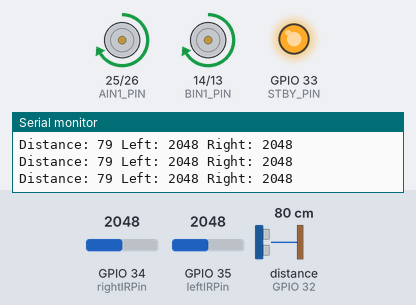
Recording of a sketch running on a simulated ESP32. On the bench: motor-driver pin pairs drawn as motors (green arrow = first pin HIGH = forward, orange = second pin HIGH = backward, longer = more drive, scaled by the enable pin, stopped while the standby pin is LOW), output pins drawn as LEDs (lit = HIGH), the last lines printed to the serial monitor. Wiring (inferred from the names in the program): ultrasonic range finder: trigger GPIO 18; echo GPIO 32. The inputs (shaded band) are chosen by the test bench; at power-on: GPIO 34 (rightIRPin) = 2048, distance to the obstacle (sensor on GPIO 32) 80 cm, GPIO 35 (leftIRPin) = 2048. The echo pulse lasts 58.3 µs per cm; pins used as bus, display or sensor lines are not drawn.

Above: at 6.2 s.
6.3 s: GPIO 34 (rightIRPin) set to 519
7.8 s: GPIO 34 (rightIRPin) set to 453
At 8.1 s:
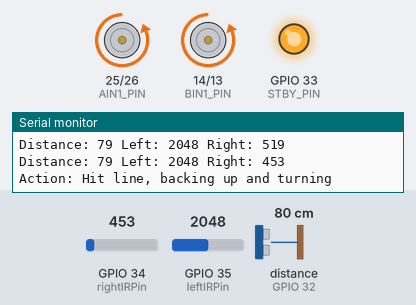
10.8 s: GPIO 34 (rightIRPin) set to 540
At 13.0 s:
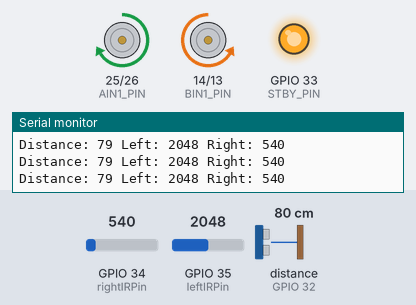
13.8 s: distance to the obstacle (sensor on GPIO 32) set to 43 cm
16.8 s: distance to the obstacle (sensor on GPIO 32) set to 36 cm
At 17.3 s:
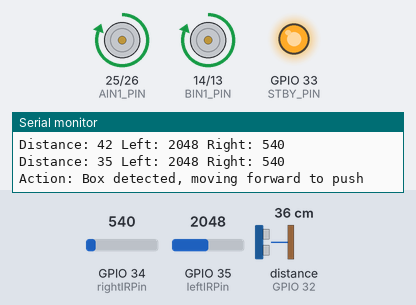
18.3 s: GPIO 35 (leftIRPin) set to 546
19.8 s: GPIO 35 (leftIRPin) set to 470
At 20.7 s:
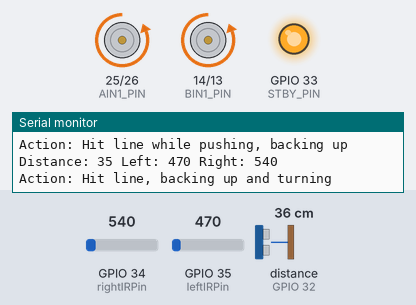
Timing chart, 0 to 22.3 s (numbered marks = the images above; inputs shaded):
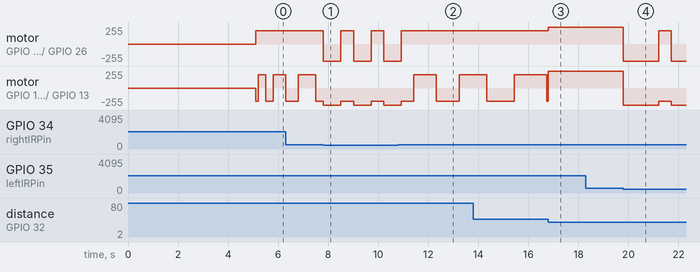

The sketch:

sum2.ino
```cpp
// Motor Control Pins for your robot
#define STBY_PIN 33
#define AIN1_PIN 25
#define AIN2_PIN 26
#define PWMA_PIN 27
#define BIN1_PIN 14
#define BIN2_PIN 13
#define PWMB_PIN 12

// Ultrasonic Sensor Pins for your robot
#define TRIG_PIN 18  // Trigger pin
#define ECHO_PIN 32  // Echo pin

// Sensor Pins for your robot
const int leftIRPin = 35;     // Left line detection IR sensor
const int rightIRPin = 34;    // Right line detection IR sensor

// Constants
const int LINE_THRESHOLD = 500;  // Adjust based on your IR sensor readings
const int DISTANCE_THRESHOLD = 40;  // Adjust based on your ultrasonic sensor readings (in cm)
const int PUSH_SPEED = 255;      // Maximum speed for pushing
const int SEARCH_SPEED = 200;    // Speed while searching
const int BACKUP_TIME = 700;     // Time to back up when hitting line

// Spiral search parameters
unsigned long lastDirectionChange = 0;
unsigned long spiralDuration = 100;  // Initial duration for each spiral segment
const unsigned long SPIRAL_INCREMENT = 200;  // How much to increase the duration each spiral
int currentSpiral = 0;  // Keep track of spiral iterations

void setup() {
  Serial.begin(115200);

  // Set motor control pins as outputs
  pinMode(AIN1_PIN, OUTPUT);
  pinMode(AIN2_PIN, OUTPUT);
  pinMode(PWMA_PIN, OUTPUT);
  pinMode(BIN1_PIN, OUTPUT);
  pinMode(BIN2_PIN, OUTPUT);
  pinMode(PWMB_PIN, OUTPUT);
  pinMode(STBY_PIN, OUTPUT);

  // Enable the motor driver
  digitalWrite(STBY_PIN, HIGH);

  // Sensor pins setup
  pinMode(TRIG_PIN, OUTPUT);
  pinMode(ECHO_PIN, INPUT);
  pinMode(leftIRPin, INPUT);
  pinMode(rightIRPin, INPUT);

  delay(5000); // Initial delay as per sumo rules
  lastDirectionChange = millis();  // Initialize the timer
}

long measureDistance() {
  digitalWrite(TRIG_PIN, LOW);
  delayMicroseconds(2);
  digitalWrite(TRIG_PIN, HIGH);
  delayMicroseconds(10);
  digitalWrite(TRIG_PIN, LOW);
  long duration = pulseIn(ECHO_PIN, HIGH);
  long distance = duration * 0.034 / 2; // Convert to centimeters
  return distance;
}

void loop() {
  // Read sensor values
  long frontDistance = measureDistance();
  int leftValue = analogRead(leftIRPin);
  int rightValue = analogRead(rightIRPin);

  // Reset spiral search if box is found
  if (frontDistance < DISTANCE_THRESHOLD) {
    currentSpiral = 0;
    spiralDuration = 500;
  }

  // Debug output
  Serial.print("Distance: ");
  Serial.print(frontDistance);
  Serial.print(" Left: ");
  Serial.print(leftValue);
  Serial.print(" Right: ");
  Serial.println(rightValue);

  // Check for line detection first
  if (leftValue < LINE_THRESHOLD || rightValue < LINE_THRESHOLD) {
    // Hit the line - back up and turn
    Stop();
    Serial.println("Action: Hit line, backing up and turning");
    BACKWARD(PUSH_SPEED);
    delay(BACKUP_TIME);
    Stop();
    // Turn about 90 degrees
    ROTATE(SEARCH_SPEED);
    delay(500);
    return;
  }

  // Box detection and removal logic
  if (frontDistance < DISTANCE_THRESHOLD) {  // Ultrasonic sensor: closer distance means smaller value
    // Box detected - charge at full speed
    Serial.println("Action: Box detected, moving forward to push");
    FORWARD(PUSH_SPEED);
    // Keep pushing until we hit a line
    while (frontDistance < DISTANCE_THRESHOLD) {
      frontDistance = measureDistance();
      leftValue = analogRead(leftIRPin);
      rightValue = analogRead(rightIRPin);

      // Check if we've hit a line
      if (leftValue < LINE_THRESHOLD || rightValue < LINE_THRESHOLD) {
        // Back up and search for new box
        Stop();
        Serial.println("Action: Hit line while pushing, backing up");
        BACKWARD(PUSH_SPEED);
        delay(BACKUP_TIME);
        break;
      }
      delay(10);
    }
  } else {
    // No box detected - search in spiral pattern
    unsigned long currentTime = millis();

    if (currentTime - lastDirectionChange >= spiralDuration) {
      currentSpiral++;
      lastDirectionChange = currentTime;

      if (currentSpiral % 2 == 0) {
        // Increase spiral duration every two segments
        spiralDuration += SPIRAL_INCREMENT;
      }

      // Alternate between moving forward and rotating
      if (currentSpiral % 2 == 0) {
        Serial.println("Action: Spiral search - moving forward");
        FORWARD(SEARCH_SPEED);
      } else {
        Serial.println("Action: Spiral search - rotating");
        ROTATE(SEARCH_SPEED);
      }
    }
  }
}

// Motor control functions
void BACKWARD(int Speed) {
  digitalWrite(AIN1_PIN, LOW);
  digitalWrite(AIN2_PIN, HIGH);
  analogWrite(PWMA_PIN, Speed);

  digitalWrite(BIN1_PIN, LOW);
  digitalWrite(BIN2_PIN, HIGH);
  analogWrite(PWMB_PIN, Speed);
}

void FORWARD(int Speed) {
  digitalWrite(AIN1_PIN, HIGH);
  digitalWrite(AIN2_PIN, LOW);
  analogWrite(PWMA_PIN, Speed);

  digitalWrite(BIN1_PIN, HIGH);
  digitalWrite(BIN2_PIN, LOW);
  analogWrite(PWMB_PIN, Speed);
}

void ROTATE(int Speed) {
  digitalWrite(AIN1_PIN, HIGH);
  digitalWrite(AIN2_PIN, LOW);
  analogWrite(PWMA_PIN, Speed);

  digitalWrite(BIN1_PIN, LOW);
  digitalWrite(BIN2_PIN, HIGH);
  analogWrite(PWMB_PIN, Speed);
}

void Stop() {
  digitalWrite(AIN1_PIN, LOW);
  digitalWrite(AIN2_PIN, LOW);
  analogWrite(PWMA_PIN, 0);

  digitalWrite(BIN1_PIN, LOW);
  digitalWrite(BIN2_PIN, LOW);
  analogWrite(PWMB_PIN, 0);
}
```

Measured:
- the behaviour switches between 500 and 499 on GPIO 34 (rightIRPin) (found by bisection; images 0 and 1)
- the behaviour switches between 41 and 40 cm on distance to the obstacle (sensor on GPIO 32) (found by bisection; images 2 and 3)
- the behaviour switches between 500 and 499 on GPIO 35 (leftIRPin) (found by bisection; images 3 and 4)
- after the input at 7.8 s, motor on GPIO 25 (AIN1_PIN) / GPIO 26 (AIN2_PIN): alternates backward 255/255 for 0.70 s and forward 200/255 for 0.51 s, starting at once
- after the input at 10.8 s, motor on GPIO 25 (AIN1_PIN) / GPIO 26 (AIN2_PIN): goes on until 10.9 s, then stays forward 200/255
- after the input at 16.8 s, motor on GPIO 25 (AIN1_PIN) / GPIO 26 (AIN2_PIN): forward 200/255 → forward 255/255 at once; motor on GPIO 14 (BIN1_PIN) / GPIO 13 (BIN2_PIN): backward 200/255 → forward 255/255 at once
- after the input at 18.3 s, every drawn part: stays the same
- after the input at 19.8 s, motor on GPIO 25 (AIN1_PIN) / GPIO 26 (AIN2_PIN): forward 255/255 → backward 255/255 at once, → forward 200/255 1.4 s later, → backward 255/255 0.50 s later; motor on GPIO 14 (BIN1_PIN) / GPIO 13 (BIN2_PIN): forward 255/255 → backward 255/255 at once, → backward 200/255 1.4 s later, → backward 255/255 0.50 s later
